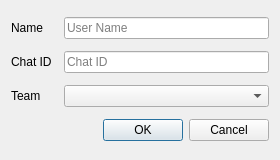
<?xml version="1.0" encoding="UTF-8"?>
<ui version="4.0">
 <class>UserDialog</class>
 <widget class="QDialog" name="UserDialog">
  <property name="geometry">
   <rect>
    <x>0</x>
    <y>0</y>
    <width>280</width>
    <height>160</height>
   </rect>
  </property>
  <property name="windowTitle">
   <string>Add User</string>
  </property>
  <layout class="QGridLayout" name="gridLayout">
   <item row="2" column="0">
    <widget class="QLabel" name="label_3">
     <property name="text">
      <string>Team</string>
     </property>
    </widget>
   </item>
   <item row="3" column="0" colspan="3">
    <widget class="QDialogButtonBox" name="add_user_btn_box">
     <property name="orientation">
      <enum>Qt::Horizontal</enum>
     </property>
     <property name="standardButtons">
      <set>QDialogButtonBox::Cancel|QDialogButtonBox::Ok</set>
     </property>
    </widget>
   </item>
   <item row="0" column="2">
    <widget class="QLineEdit" name="name_box">
     <property name="placeholderText">
      <string>User Name</string>
     </property>
    </widget>
   </item>
   <item row="0" column="0">
    <widget class="QLabel" name="label">
     <property name="text">
      <string>Name</string>
     </property>
    </widget>
   </item>
   <item row="1" column="0">
    <widget class="QLabel" name="label_2">
     <property name="text">
      <string>Chat ID</string>
     </property>
    </widget>
   </item>
   <item row="1" column="2">
    <widget class="QLineEdit" name="id_box">
     <property name="inputMethodHints">
      <set>Qt::ImhDigitsOnly</set>
     </property>
     <property name="inputMask">
      <string notr="true"/>
     </property>
     <property name="placeholderText">
      <string>Chat ID</string>
     </property>
     <property name="clearButtonEnabled">
      <bool>false</bool>
     </property>
    </widget>
   </item>
   <item row="2" column="2">
    <widget class="QComboBox" name="team_combobox"/>
   </item>
  </layout>
 </widget>
 <resources/>
 <connections>
  <connection>
   <sender>add_user_btn_box</sender>
   <signal>accepted()</signal>
   <receiver>UserDialog</receiver>
   <slot>accept()</slot>
   <hints>
    <hint type="sourcelabel">
     <x>248</x>
     <y>254</y>
    </hint>
    <hint type="destinationlabel">
     <x>157</x>
     <y>274</y>
    </hint>
   </hints>
  </connection>
  <connection>
   <sender>add_user_btn_box</sender>
   <signal>rejected()</signal>
   <receiver>UserDialog</receiver>
   <slot>reject()</slot>
   <hints>
    <hint type="sourcelabel">
     <x>316</x>
     <y>260</y>
    </hint>
    <hint type="destinationlabel">
     <x>286</x>
     <y>274</y>
    </hint>
   </hints>
  </connection>
 </connections>
</ui>
